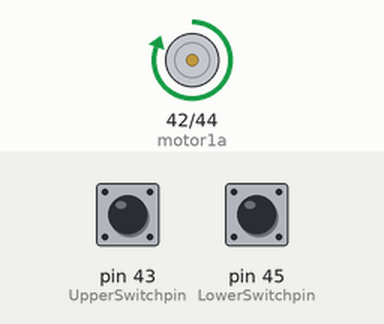
Simulated run of this sketch. Board: Arduino Mega 2560, built with avr-gcc and run on an emulated ATmega2560. Shown: motor-driver pin pairs drawn as motors (green arrow = first pin HIGH = forward, orange = second pin HIGH = backward, longer = more drive). The inputs (shaded band) are chosen by the test bench; at power-on: pin 43 (UpperSwitchpin) LOW, pin 45 (LowerSwitchpin) LOW. What the sketch prints to the serial monitor is not drawn.

Above: at 1.2 s.
1.3 s: pin 43 (UpperSwitchpin) pulled HIGH for 0.15 s
At 2.5 s:
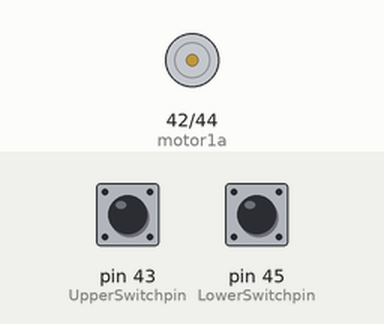
4.4 s: pin 45 (LowerSwitchpin) pulled HIGH for 0.15 s
At 7.1 s:
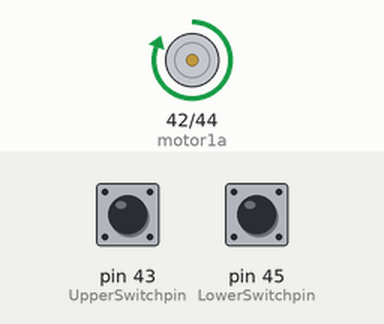
7.5 s: pin 43 (UpperSwitchpin) pulled HIGH for 1 s
At 10.3 s:
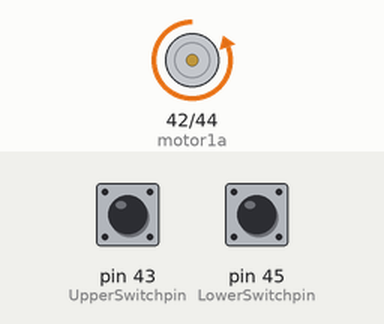
Timing chart, 0 to 11.8 s (numbered marks = the images above; inputs shaded):
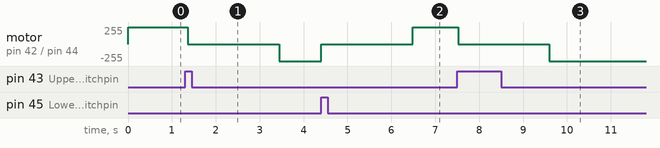

The sketch:

CatFood04.ino
```cpp
#define motor1a 42
#define motor1b 44
#define UpperSwitchpin 43
#define LowerSwitchpin 45

int Motor1Direction = 1 ;
int Motor1Working = 0 ;
void initall()
{
 // init motor pin as output
   pinMode(motor1a,OUTPUT);
   pinMode(motor1b,OUTPUT);


 // init motor direction Led output
   pinMode(UpperSwitchpin,INPUT);
   pinMode(LowerSwitchpin,INPUT);

}
 void setup()
 {
   boolean chkflag ;
  initall();
   //init serial for debug
Serial.begin(9600);
Serial.println("program start here ");
      if (Motor1Direction == 1 )
          {
             if (checkUpper())
                   Motor1Direction = 2 ;
          }
          else
          {
             if (checkLower())
                   Motor1Direction = 1 ;
          }

 }

 void loop()
 {
    if (Motor1Working == 0)
        {
            if (Motor1Direction == 1 )
                {
                  Motor1Working = 1 ;
                  Motor1Forward() ;
                }
                else
                {
                  Motor1Working = 1 ;
                  Motor1Backward() ;
                }
        }


    if (Motor1Working == 1)
        {
            if (Motor1Direction == 1 )
                {
                  if (checkUpper())
                      {
                         Motor1Stop() ;
                        Motor1Working = 0 ;
                        Motor1Direction = 2;
                        delay(2000);
                      }
                }
                else
                {
                  if (checkLower())
                      {
                         Motor1Stop() ;
                        Motor1Working = 0 ;
                        Motor1Direction = 1;
                        delay(2000);
                      }

                }
        }


  delay(80);

 }

 void Motor1Forward()
 {
   digitalWrite(motor1a,HIGH);
   digitalWrite(motor1b,LOW);
 }
 void Motor1Backward()
 {
   digitalWrite(motor1a,LOW );
   digitalWrite(motor1b,HIGH);
 }
 void Motor1Stop()
 {
   digitalWrite(motor1a,LOW );
   digitalWrite(motor1b,LOW);
 }


boolean checkUpper()
{
  boolean tmp = false ;
  if (digitalRead(UpperSwitchpin) == HIGH)
  {
     tmp = true  ;
  }
  else
  {
     tmp = false  ;
  }
  return (tmp) ;
}
boolean checkLower()
{
  boolean tmp = false ;
  if (digitalRead(LowerSwitchpin) == HIGH)
  {
     tmp = true  ;
  }
  else
  {
     tmp = false  ;
  }
  return (tmp) ;
}
```

Measured:
- after the input at 1.3 s, motor on pin 42 (motor1a) / pin 44 (motor1b): forward 255/255 → stopped after 0.06 s, → backward 255/255 2.1 s later
- after the input at 4.4 s, motor on pin 42 (motor1a) / pin 44 (motor1b): backward 255/255 → stopped at once, → forward 255/255 2.1 s later
- after the input at 7.5 s, motor on pin 42 (motor1a) / pin 44 (motor1b): forward 255/255 → stopped at once, → backward 255/255 2.1 s later
